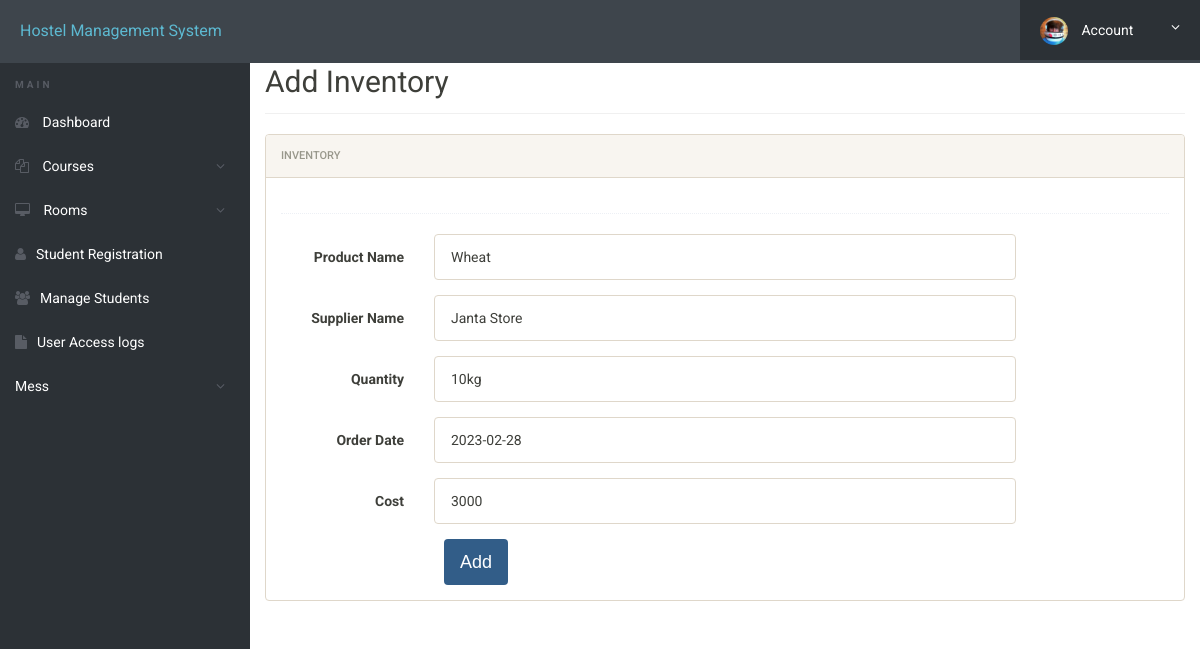
Screenshot of /admin/edit-inventory.php?id=200 (signed in) with the database file from the repository.
### tables this page shows
CREATE TABLE `messdetails` (
  `id` int(11) NOT NULL,
  `product_name` varchar(50) NOT NULL,
  `supplier_name` varchar(50) NOT NULL,
  `quantity` varchar(50) NOT NULL,
  `order_date` date NOT NULL,
  `cost` int(11) NOT NULL
);

### admin/edit-inventory.php (the view, shortened to what this page needs)
<?php
include('includes/config.php');
?>
<!doctype html>
<html lang="en" class="no-js">
<head>
	<link rel="stylesheet" href="css/font-awesome.min.css">
	<link rel="stylesheet" href="css/bootstrap.min.css">
	<link rel="stylesheet" href="css/dataTables.bootstrap.min.css">>
	<link rel="stylesheet" href="css/bootstrap-social.css">
	<link rel="stylesheet" href="css/bootstrap-select.css">
	<link rel="stylesheet" href="css/fileinput.min.css">
	<link rel="stylesheet" href="css/awesome-bootstrap-checkbox.css">
	<link rel="stylesheet" href="css/style.css">
</head>
<body>
	<?php include('includes/header.php');?>
	<div class="ts-main-content">
		<?php include('includes/sidebar.php');?>
		<div class="content-wrapper">
			<div class="container-fluid">
            <?php
	$id=$_GET['id'];
	$ret="select * from messdetails where id=?";
	$stmt= $mysqli->prepare($ret) ;
	 $stmt->bind_param('i',$id);
	 $stmt->execute() ;
	 $res=$stmt->get_result();
	   while($row=$res->fetch_object())
	  {
	  	?>
				<div class="row">
					<div class="col-md-12">
						<h2 class="page-title">Add Inventory</h2>
						<div class="row">
							<div class="col-md-12">
								<div class="panel panel-default">
									<div class="panel-heading">Inventory</div>
									<div class="panel-body">
										<form method="post" class="form-horizontal">
											<div class="hr-dashed"></div>
											<div class="form-group">
												<label class="col-sm-2 control-label">Product Name</label>
												<div class="col-sm-8">
													<input type="text" value="<?php echo $row->product_name;?>" name="pname"  class="form-control"> </div>
											</div>
											<div class="form-group">
												<label class="col-sm-2 control-label">Supplier Name</label>
												<div class="col-sm-8">
	<input type="text" class="form-control" name="sname" id="supname" value="<?php echo $row->supplier_name;?>" required="required">
												</div>
											</div>
<div class="form-group">
									<label class="col-sm-2 control-label">Quantity</label>
									<div class="col-sm-8">
									<input type="text" class="form-control" name="quantity" value="<?php echo $row->quantity;?>" >
												</div>
											</div>
											<div class="form-group">
												<label class="col-sm-2 control-label">Order Date</label>
												<div class="col-sm-8">
													<input type="text" value="<?php echo $row->order_date;?>" name="odate"  class="form-control">
												</div>
											</div>
											<div class="form-group">
												<label class="col-sm-2 control-label">Cost</label>
												<div class="col-sm-8">
													<input type="text" value="<?php echo $row->cost;?>" name="cost"  class="form-control"> </div>
											</div>
                                            <?php } ?>
												<div class="col-sm-8 col-sm-offset-2">
													<input class="btn btn-primary" type="submit" name="submit" value="Add">
												</div>
											</div>
									</div>
								</div>
							</div>
							</div>
						</div>
</body>
</html>

### admin/css/style.css (style rules this page uses)
html { font-size: 14px; }
@media only screen and (min-width: 480px) { html { font-size: 17px; } }
@media only screen and (min-width: 768px) { html { font-size: 14px; } }
body { font-size: 1em; }
.btn { font-family: sans-serif; font-size: 18px; }
.hr-dashed { background-color: transparent; border-top: 1px dotted #edf0f5; color: transparent; height: 1px; margin: 20px 0; }
.panel { overflow: hidden; }
.btn { text-transform: none; }
.page-title { padding-bottom: 15px; margin-bottom: 20px; border-bottom: 1px solid #f0f0f0; }
.ts-main-content .content-wrapper { padding-top: 15px; margin-top: 10px; }
@media only screen and (min-width: 992px) { .ts-main-content .content-wrapper { margin-left: 250px; } }

### rows the page displays
messdetails: pname "Wheat", sname "Janta Store", quantity "10kg", odate "2023-02-28", cost "3000"
